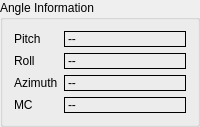
    <widget class="QGroupBox" name="groupBox_3">
     <property name="title">
      <string>Angle Information</string>
     </property>
     <layout class="QGridLayout" name="gridLayout_4">
      <item row="1" column="1">
       <widget class="QLabel" name="UAVPlaneStates_rollMedian_VALUE">
        <property name="sizePolicy">
         <sizepolicy hsizetype="Ignored" vsizetype="Preferred">
          <horstretch>0</horstretch>
          <verstretch>0</verstretch>
         </sizepolicy>
        </property>
        <property name="frameShape">
         <enum>QFrame::Box</enum>
        </property>
        <property name="text">
         <string>--</string>
        </property>
       </widget>
      </item>
      <item row="2" column="1">
       <widget class="QLabel" name="UAVPlaneStates_PointLocation_VALUE">
        <property name="sizePolicy">
         <sizepolicy hsizetype="Ignored" vsizetype="Preferred">
          <horstretch>0</horstretch>
          <verstretch>0</verstretch>
         </sizepolicy>
        </property>
        <property name="frameShape">
         <enum>QFrame::Box</enum>
        </property>
        <property name="text">
         <string>--</string>
        </property>
       </widget>
      </item>
      <item row="3" column="0">
       <widget class="QLabel" name="UAVPlaneStates_MC_NAME">
        <property name="sizePolicy">
         <sizepolicy hsizetype="Fixed" vsizetype="Preferred">
          <horstretch>0</horstretch>
          <verstretch>0</verstretch>
         </sizepolicy>
        </property>
        <property name="text">
         <string>MC</string>
        </property>
       </widget>
      </item>
      <item row="3" column="1">
       <widget class="QLabel" name="UAVPlaneStates_MC_VALUE">
        <property name="sizePolicy">
         <sizepolicy hsizetype="Ignored" vsizetype="Preferred">
          <horstretch>0</horstretch>
          <verstretch>0</verstretch>
         </sizepolicy>
        </property>
        <property name="frameShape">
         <enum>QFrame::Box</enum>
        </property>
        <property name="text">
         <string>--</string>
        </property>
       </widget>
      </item>
      <item row="0" column="0">
       <widget class="QLabel" name="UAVPlaneStates_Pitch_NAME">
        <property name="sizePolicy">
         <sizepolicy hsizetype="Fixed" vsizetype="Preferred">
          <horstretch>0</horstretch>
          <verstretch>0</verstretch>
         </sizepolicy>
        </property>
        <property name="text">
         <string>Pitch</string>
        </property>
       </widget>
      </item>
      <item row="0" column="1">
       <widget class="QLabel" name="UAVPlaneStates_Pitch_VALUE">
        <property name="sizePolicy">
         <sizepolicy hsizetype="Ignored" vsizetype="Preferred">
          <horstretch>0</horstretch>
          <verstretch>0</verstretch>
         </sizepolicy>
        </property>
        <property name="frameShape">
         <enum>QFrame::Box</enum>
        </property>
        <property name="text">
         <string>--</string>
        </property>
       </widget>
      </item>
      <item row="1" column="0">
       <widget class="QLabel" name="UAVPlaneStates_rollMedian_NAME">
        <property name="sizePolicy">
         <sizepolicy hsizetype="Fixed" vsizetype="Preferred">
          <horstretch>0</horstretch>
          <verstretch>0</verstretch>
         </sizepolicy>
        </property>
        <property name="text">
         <string>Roll</string>
        </property>
       </widget>
      </item>
      <item row="2" column="0">
       <widget class="QLabel" name="UAVPlaneStates_PointLocation_NAME">
        <property name="sizePolicy">
         <sizepolicy hsizetype="Fixed" vsizetype="Preferred">
          <horstretch>0</horstretch>
          <verstretch>0</verstretch>
         </sizepolicy>
        </property>
        <property name="text">
         <string>Azimuth</string>
        </property>
       </widget>
      </item>
     </layout>
    </widget>
